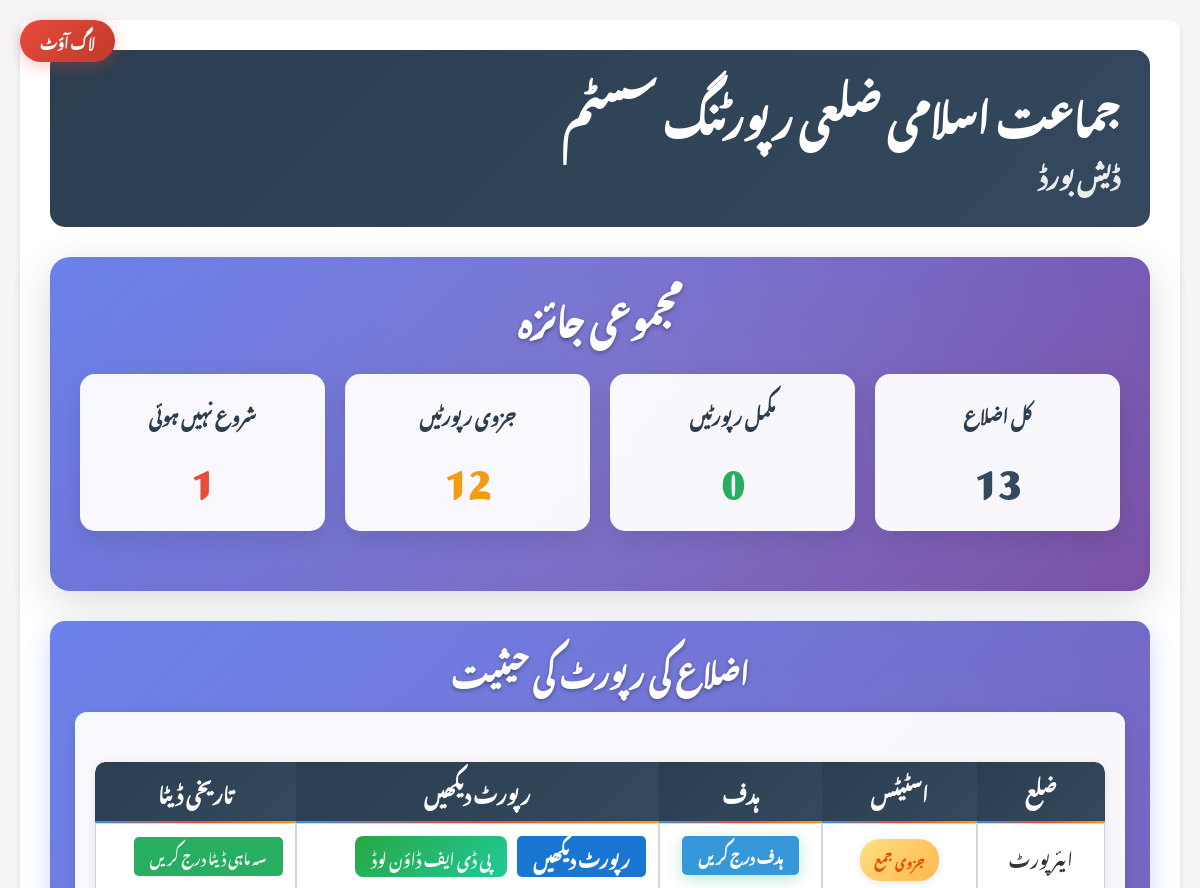
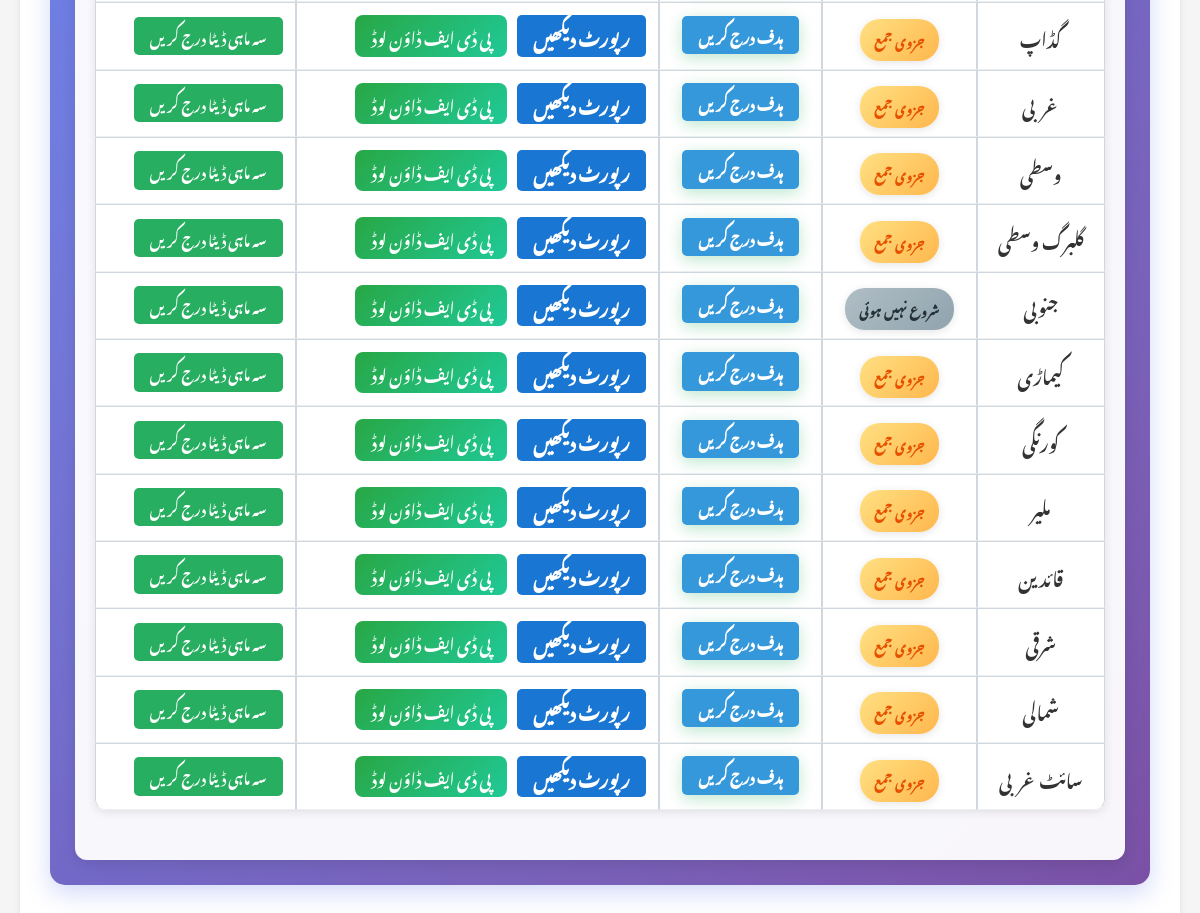
The app's page /dashboard (signed in) with its own data (2 pictures, top to bottom).
### tables this page shows
CREATE TABLE users (
            id INTEGER PRIMARY KEY AUTOINCREMENT,
            username TEXT UNIQUE NOT NULL,
            password TEXT NOT NULL,
            zila TEXT NOT NULL,
            role TEXT NOT NULL
        );

### New folder/app.py (the view)
@app.route('/dashboard')
def dashboard():
    try:
        if 'username' not in session:
            return redirect(url_for('login'))
        if session.get('role') != 'admin':
            flash("آپ کو ڈیش بورڈ دیکھنے کی اجازت نہیں ہے", "error")
            return redirect(url_for('report'))
        global report_df, users_df
        report_df = load_reports_from_db()
        users_df = load_users_from_db()
        current_reports = report_df  # No month filtering
        all_zilas = list(pd.Series(users_df[users_df['role'] == 'user']['zila']).drop_duplicates())
        zila_status = []
        org_keys = [
            'alaqajat', 'halqajat', 'halqajat_ward', 'block_code', 'nizam_e_fajar', 'awaami_committee'
        ]
        manpower_keys = [
            'arkaan', 'umeedwaran', 'karkunan', 'hangami', 'muawanin', 'mutayyin_afrad', 'member'
        ]
        visible_fields = [
            'nazm_qaim_union', 'nazm_qaim_wards', 'nazm_qaim_blockcode', 'nazm_qaim_cantonment',
            'alaqajat_izafa', 'alaqajat_kami', 'halqajat_izafa', 'halqajat_kami',
            'halqajat_ward_izafa', 'halqajat_ward_kami', 'block_code_izafa', 'block_code_kami',
            'arkaan_izafa', 'arkaan_kami', 'umeedwaran_izafa', 'umeedwaran_kami',
            'karkunan_izafa', 'karkunan_kami',
            'hangami_izafa', 'hangami_kami', 'muawanin_izafa', 'muawanin_kami',
            'mutayyin_afrad_izafa', 'mutayyin_afrad_kami', 'member_izafa', 'member_kami',
            'nizam_e_fajar_izafa', 'nizam_e_fajar_kami', 'awaami_committee_izafa', 'awaami_committee_kami',
            'youth_nazm_areas', 'youth_karkunan', 'youth_programat_count', 'koi_or_bat', 'haq_do_karachi',
            'atifal_nazm_areas', 'atifal_members', 'atifal_programat_count',
            'ijtimai_tuaam_maqamat', 'ijtimai_tuaam_daurajat', 'ijtimai_tuaam_attendance',
            'ijtimai_ahle_khana_maqamat', 'ijtimai_ahle_khana_daurajat', 'ijtimai_ahle_khana_attendance',
        ]
        for zila in all_zilas:
            report_row = pd.DataFrame(current_reports[current_reports['zila'] == zila])
            zila_dict = {
                'zila': zila,
                'union_committee_count': '',
                'wards_count': '',
                'block_code_count': '',
                'cantonment_board_count': '',
            }
            for key in org_keys:
                zila_dict[f'{key}_target'] = ''
                zila_dict[f'{key}_start'] = ''
            for key in manpower_keys:
                zila_dict[f'{key}_target'] = ''
                zila_dict[f'{key}_start'] = ''
            if not report_row.empty:
                row = report_row.iloc[0]
                zila_dict['union_committee_count'] = row.get('union_committee_count', '')
                zila_dict['wards_count'] = row.get('wards_count', '')
                zila_dict['block_code_count'] = row.get('block_code_count', '')
                zila_dict['cantonment_board_count'] = row.get('cantonment_board_count', '')
                for key in org_keys:
                    zila_dict[f'{key}_target'] = row.get(f'{key}_target', '')
                    zila_dict[f'{key}_start'] = row.get(f'{key}_start', '')
                for key in manpower_keys:
                    zila_dict[f'{key}_target'] = row.get(f'{key}_target', '')
                    zila_dict[f'{key}_start'] = row.get(f'{key}_start', '')
                zila_dict['arkaan_end'] = row.get('arkaan_end', '')
                zila_dict['arkaan_target'] = row.get('arkaan_target', '')
                zila_dict['member_end'] = row.get('member_end', '')
                zila_dict['member_target'] = row.get('member_target', '')
                zila_dict['timestamp'] = row.get('timestamp', '')
                total_fields = len(visible_fields)
                filled_fields = sum(1 for field in visible_fields if str(row.get(field, '')).strip() not in ['', 'nan', 'None'])
                if filled_fields == 0:
                    zila_dict['status'] = 'not_started'
                elif filled_fields == total_fields:
                    zila_dict['status'] = 'submitted'
                else:
                    zila_dict['status'] = 'partial'
                zila_dict['has_report'] = True
            else:
                zila_dict['status'] = 'not_started'
                zila_dict['has_report'] = False
            zila_status.append(zila_dict)
        total_submitted = sum(1 for zila in zila_status if zila['status'] == 'submitted')
        total_partial = sum(1 for zila in zila_status if zila['status'] == 'partial')
        total_not_started = sum(1 for zila in zila_status if zila['status'] == 'not_started')
        total_arkaan = 0
        total_members = 0
        total_arkaan_target = 0
        total_members_target = 0
        for zila in zila_status:
            if zila['has_report']:
                report_row = current_reports[current_reports['zila'] == zila['zila']]
                if not report_row.empty:
                    row = report_row.iloc[0]
                    arkaan_end = row.get('arkaan_end', 0) or 0
                    member_end = row.get('member_end', 0) or 0
                    arkaan_target = row.get('arkaan_target', 0) or 0
                    member_target = row.get('member_target', 0) or 0
                    total_arkaan += int(arkaan_end) if arkaan_end else 0
                    total_members += int(member_end) if member_end else 0
                    total_arkaan_target += int(arkaan_target) if arkaan_target else 0
                    total_members_target += int(member_target) if member_target else 0
        summary = {
            'total_zilas': len(all_zilas),
            'total_submitted_reports': total_submitted,
            'total_partial_reports': total_partial,
            'total_not_submitted_reports': total_not_started,
            'total_arkaan': total_arkaan,
            'total_members': total_members,
            'total_arkaan_target': total_arkaan_target,
            'total_members_target': total_members_target,
            'completion_percentage': round((total_submitted / len(all_zilas)) * 100, 1) if all_zilas else 0
        }
        return render_template("dashboard.html",
                             summary=summary,
                             zila_status=zila_status,
                             current_month=datetime.today().strftime('%Y-%m'))
    except Exception as e:
        import logging
        logging.error("Exception in /dashboard route", exc_info=True)
        return "Internal Server Error. Please check error.log for details.", 500

### New folder/app.py (called while the page is built)
def load_users_from_db():
    conn = sqlite3.connect(DB_FILE)
    c = conn.cursor()
    c.execute('SELECT username, password, zila, role FROM users')
    rows = c.fetchall()
    conn.close()
    if not rows:
        df = create_default_users()
        conn = sqlite3.connect(DB_FILE)
        c = conn.cursor()
        for _, row in df.iterrows():
            try:
                c.execute('INSERT INTO users (username, password, zila, role) VALUES (?, ?, ?, ?)',
                          (row['username'], row['password'], row['zila'], row['role']))
            except sqlite3.IntegrityError:
                pass
        conn.commit()
        conn.close()
        return df
    else:
        return pd.DataFrame(rows, columns=pd.Index(['username', 'password', 'zila', 'role']))

def load_reports_from_db():
    conn = sqlite3.connect(DB_FILE)
    c = conn.cursor()
    c.execute('SELECT * FROM monthly_reports')
    rows = c.fetchall()
    columns = [desc[0] for desc in c.description]
    conn.close()
    return pd.DataFrame(rows, columns=pd.Index(columns))

### templates/dashboard.html (shortened to what this page needs)
<!DOCTYPE html>
<html lang="ur" dir="rtl">
<head>
    <link rel="stylesheet" href="{{ url_for('static', filename='style.css') }}">
</head>
<body>
    <div class="container">
        <header class="dashboard-header">
            <div class="header-content">
                <h1> جماعت اسلامی ضلعی رپورٹنگ سسٹم</h1>
                <h2>ڈیش بورڈ</h2>
            </div>
            <div class="header-actions">
                <a href="{{ url_for('logout') }}" class="logout-btn">لاگ آؤٹ</a>
            </div>
        </header>
        <div class="summary-section">
            <h2>مجموعی جائزہ</h2>
            <div class="summary-grid">
                <div class="summary-card">
                    <h3>کل اضلاع</h3>
                    <p class="summary-number">{{ summary.total_zilas }}</p>
                </div>
                <div class="summary-card">
                    <h3>مکمل رپورٹیں</h3>
                    <p class="summary-number success">{{ summary.total_submitted_reports }}</p>
                </div>
                <div class="summary-card">
                    <h3>جزوی رپورٹیں</h3>
                    <p class="summary-number warning">{{ summary.total_partial_reports }}</p>
                </div>
                <div class="summary-card">
                    <h3>شروع نہیں ہوئی</h3>
                    <p class="summary-number danger">{{ summary.total_not_submitted_reports }}</p>
                </div>
            </div>
        </div>
        <div class="hadaf-darj-section">
            <h2>اضلاع کی رپورٹ کی حیثیت</h2>
            <div class="table-responsive">
                <table class="dashboard-table">
                    <thead>
                        <tr>
                            <th>ضلع</th>
                            <th>اسٹیٹس</th>
                            {% if session['role'] == 'admin' %}
                                <th>ہدف</th>
                            {% endif %}
                            <th>رپورٹ دیکھیں</th>
                            <th>تاریخی ڈیٹا</th>
                        </tr>
                    </thead>
                    <tbody>
                        {% for zila in zila_status %}
                        <tr>
                            <td>{{ zila.zila }}</td>
                            <td>
                                {% if zila.status == 'not_started' %}
                                    <span class="status-badge not-started">شروع نہیں ہوئی</span>
                                {% elif zila.status == 'partial' %}
                                    <span class="status-badge partial">جزوی جمع</span>
                                {% elif zila.status == 'submitted' %}
                                    <span class="status-badge submitted">مکمل جمع</span>
                                {% else %}
                                    <span class="status-badge">{{ zila.status }}</span>
                                {% endif %}
                            </td>
                            {% if session['role'] == 'admin' %}
                                <td>
                                    <a href="{{ url_for('admin_target_setting', zila=zila.zila) }}" class="save-btn" style="text-decoration: none; display: inline-block; padding: 8px 16px; background: #3498db; color: white; border-radius: 5px; font-size: 14px;">ہدف درج کریں</a>
                                </td>
                            {% endif %}
                            <td>
                                <div class="action-buttons">
                                    {% if session['role'] == 'admin' %}
                                        <a href="{{ url_for('view_combined_report', zila=zila.zila) }}" class="view-btn">رپورٹ دیکھیں</a>
                                        <a href="{{ url_for('print_report', zila=zila.zila) }}" class="print-btn">پی ڈی ایف ڈاؤن لوڈ</a>
                                    {% else %}
                                        <a href="{{ url_for('view_report', zila=zila.zila) }}" class="view-btn">رپورٹ دیکھیں</a>
                                    {% endif %}
                                </div>
                            </td>
                            <td>
                                <div class="action-buttons">
                                    {% if session['role'] in ['agent', 'admin'] %}
                                        <a href="{{ url_for('historical_data_form', zila=zila.zila) }}" class="historical-btn" style="text-decoration: none; display: inline-block; padding: 8px 16px; background: #27ae60; color: white; border-radius: 5px; font-size: 14px;">سہ ماہی ڈیٹا درج کریں</a>
                                    {% else %}
                                        <span style="color: #999; font-style: italic;">صرف ایجنٹ اور ایڈمن صارفین</span>
                                    {% endif %}
                                </div>
                            </td>
                        </tr>
                        {% endfor %}
                    </tbody>
                </table>
            </div>
        </div>
</body>
</html>

### records on screen
users: zila "ایئرپورٹ"
users: zila "گڈاپ"
users: zila "غربی"
users: zila "وسطی"
users: zila "گلبرگ وسطی"
users: zila "جنوبی"
users: zila "کیماڑی"
users: zila "کورنگی"
users: zila "ملیر"
users: zila "قائدین"
users: zila "شرقی"
users: zila "شمالی"
users: zila "سائٹ غربی"

### other values on screen
{{ summary.total_zilas }} "13"
{{ summary.total_submitted_reports }} "0"
{{ summary.total_partial_reports }} "12"
{{ summary.total_not_submitted_reports }} "1"
